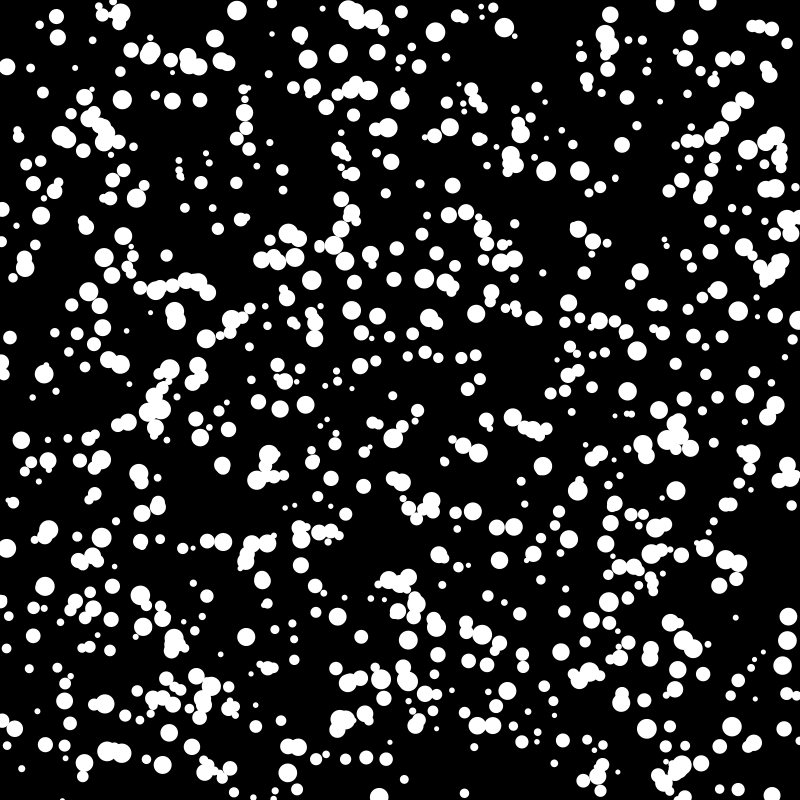
Frame 1 (no input)
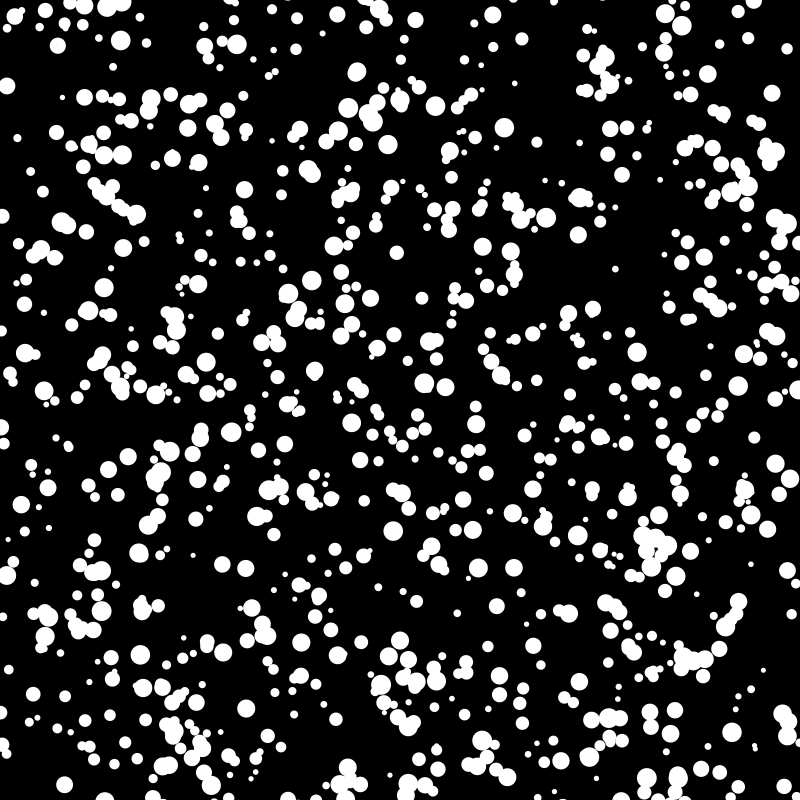
Frame 60 (the mouse pressed at the canvas centre just before this capture)
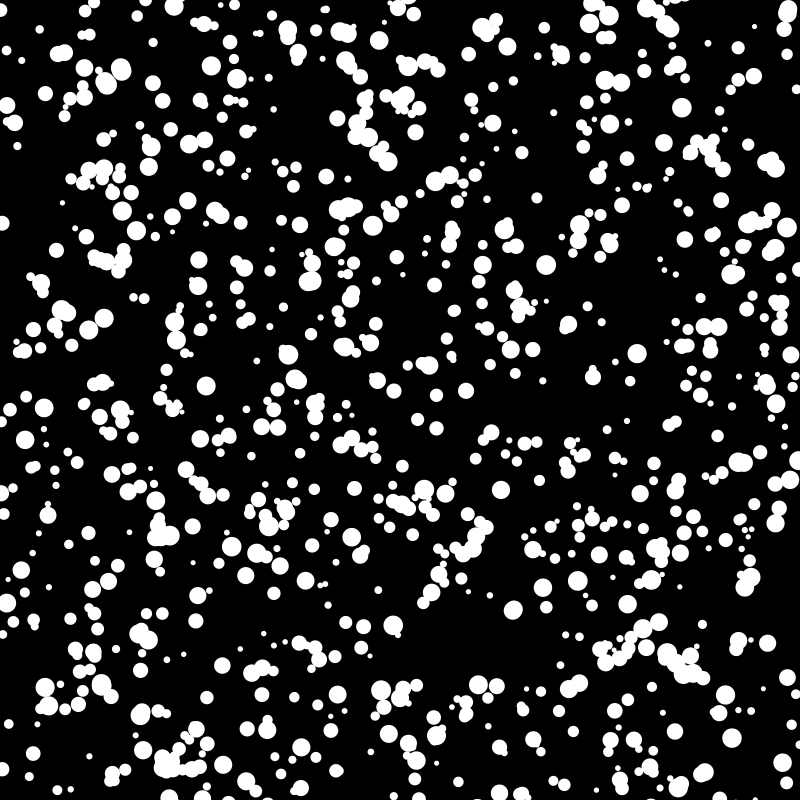
Frame 120 (the mouse held since frame 60 and released just before this capture)

The Processing sketch that drew these frames (run headless with seeded random() and noise(); from frame 60 on, the mouse is pressed at the canvas centre):

// Processing sketch: SnowflakeUsingClassExample
// ── SnowflakeUsingClassExample.pde


Snowflake snowflake1;
Snowflake snowflake2;

ArrayList<Snowflake> snowflakes = new ArrayList<Snowflake>();

void setup(){
  size(800,800);
  //snowflake1 = new Snowflake(random(0,width),random(0,height));
  //snowflake2 = new Snowflake(random(0,width),random(0,height));
  
  snowflake1 = new Snowflake(200,100);
  snowflake2 = new Snowflake(400,100);
  
  for(int i=0; i<1000; i++){
    Snowflake snowflake = new Snowflake(random(0,width),random(0,height));
    snowflakes.add(snowflake);
  }
  //snowflakes.add(snowflake1);
  //snowflakes.add(snowflake2);
  
}

void draw(){
  background(0);
  noStroke();
  
  
  for(int i=0; i<snowflakes.size(); i++){
    snowflakes.get(i).move();
    snowflakes.get(i).display();
  }
  
  //snowflake1.move();
  //snowflake2.move();
  
  snowflake1.display();
  snowflake2.display();

}



class Snowflake{

  float x;
  float y;
  float diam;
  float dy;

  Snowflake(float xTemp, float yTemp){
    x = xTemp;
    y = yTemp;
    diam = random(5,20);
    dy = random(0,2.0);
    println("constructor snowflake",x,y,diam,dy);
  }
  
  void move(){
    y += dy;
    if(y - diam/2 > height){
      y = -diam/2;
    }
  }
  
  void display(){
    fill(255);
    ellipse(x,y,diam,diam);
  }


}
